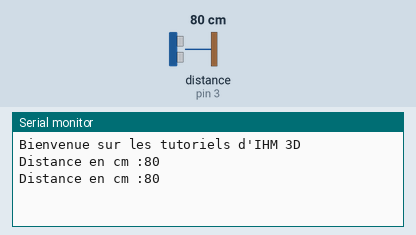
Recording of a sketch running on a simulated Arduino Uno, built with avr-gcc and run on an emulated ATmega328P. On the bench: the last lines printed to the serial monitor. Wiring (inferred from the names in the program): ultrasonic range finder: trigger pin 2; echo pin 3. Inputs (shaded band) come from the test bench; at power-on: distance to the obstacle (sensor on pin 3) 80 cm. The echo pulse lasts 58.3 µs per cm.

Above: at 2.3 s.
2.4 s: distance to the obstacle (sensor on pin 3) set to 2 cm
At 3.3 s:
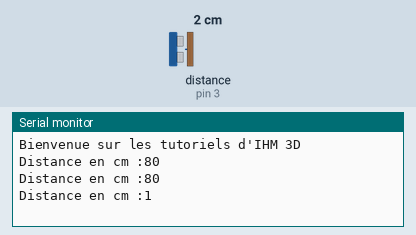
4.5 s: distance to the obstacle (sensor on pin 3) set to 4 cm
At 5.7 s:
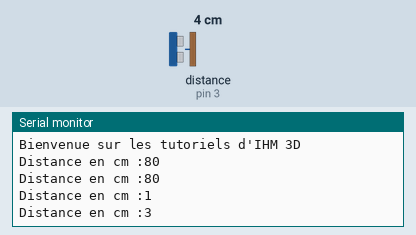
Timing chart, 0 to 7.5 s (numbered marks = the images above; inputs shaded):
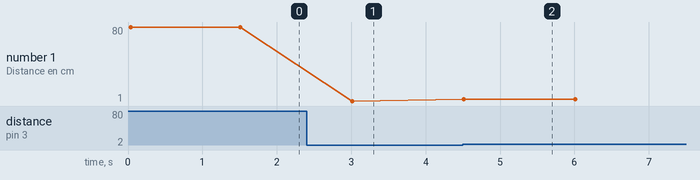

Measured:
- after the input at 2.4 s, the serial monitor: prints a new line after 0.61 s (image 1)
- after the input at 4.5 s, the serial monitor: prints a new line at once (image 2)
- plotted number 1: 80 → 1 after the input at 2.4 s, 1 → 3 after the input at 4.5 s

The sketch:

Test_SR0x.ino
```cpp
int trig = 2;
int echo = 3;
long lecture_echo;
long cm;

void setup(){

pinMode(trig, OUTPUT);
digitalWrite(trig, LOW);
pinMode(echo, INPUT);
Serial.begin(9600);

Serial.println ("Bienvenue sur les tutoriels d'IHM 3D");
}

void loop(){

digitalWrite(trig, HIGH);
delayMicroseconds(10);
digitalWrite(trig, LOW);
lecture_echo = pulseIn(echo,HIGH);
cm = lecture_echo /58;
Serial.print("Distance en cm :");
Serial.println(cm);
delay(1500);
}
```
